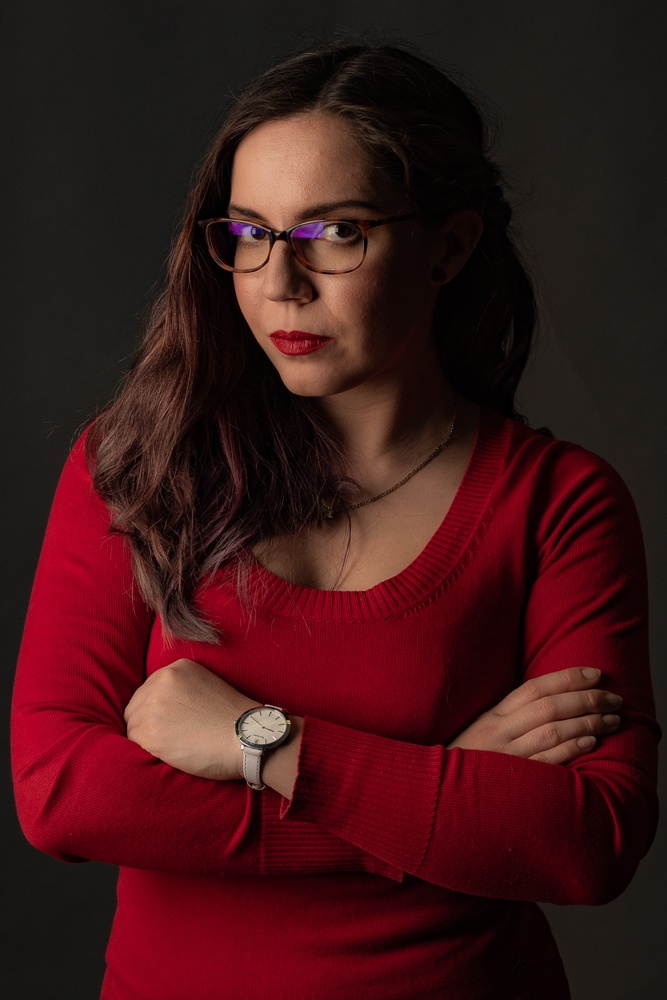
#> input picture dominika-old-fork/source-imgs/fabcinova_red.jpg, 667 x 1000 px, shrunk from 1280 x 1920 before the run
$ python example.py
#> lines starting #> are read from the running program, lines starting #| are printed output that depends on the picture
# started on 18th Feb 2025

# Copyright 2025
# Author: Michal Jenčo
# Email: michal.jenco.brno@gmail@com


from PIL import Image


def modulo_pixels(img: Image) -> Image:
    width, height = img.size

    for w in range(0, width):
        for h in range(0, height):
            r, g, b = pixels[w, h]

            new_r = (r + (w % 2)) % 255
            new_g = (g + h) % 200
            new_b = (b + h + w) // 6 % 255

            pixels[w, h] = (new_r, new_g, new_b)

    return img


def generate_consecutive_palettes(img: Image, count: int) -> Image:
    for i in range(2, count):
        new_img = img.convert("P", palette=Image.ADAPTIVE, colors=i)

        new_img = modulo_pixels(new_img)

        new_img.save(f"out/example-{i}.PNG")

def get_colors_from_image(img: Image) -> list[tuple] | None:
    items = img.convert('RGB').getcolors()
    rgb_colors = []

    for item in items:
        rgb_colors.append(item[1])

    return rgb_colors

if __name__ == '__main__':
    image = Image.open("source-imgs/fabcinova_red.jpg")
#> image is the input picture: PIL image 667x1000 RGB; mean R, G, B 62.7, 22.3, 23.6

    pixels = image.load()

    generate_consecutive_palettes(image, 5)
#> the loop in generate_consecutive_palettes, `for i in range(2, count):` made 3 passes
#> pass 1, in generate_consecutive_palettes, `new_img = img.convert("P", palette=Image.ADAPTIVE, colors=i)`:
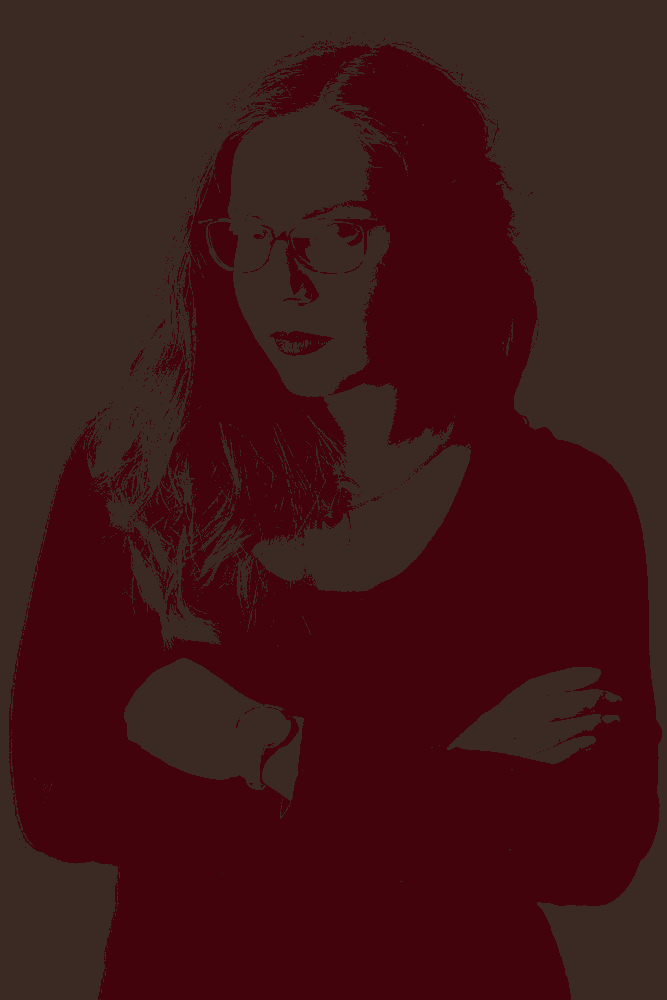
#> new_img: PIL image 667x1000 P; mean R, G, B 63.2, 21.6, 23
#> pass 2, in generate_consecutive_palettes, `new_img = img.convert("P", palette=Image.ADAPTIVE, colors=i)`:
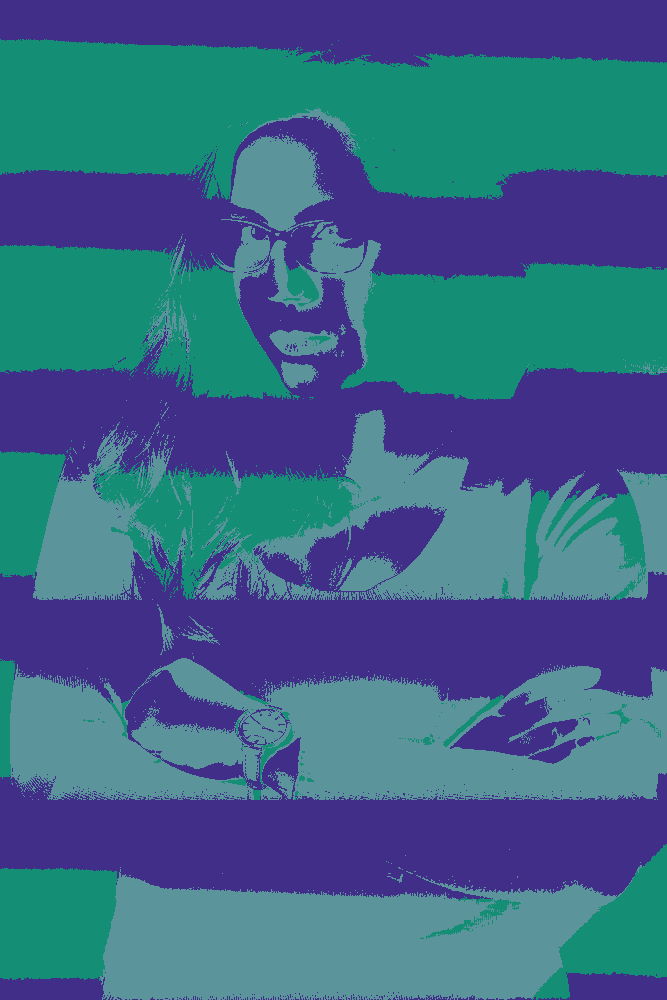
#> new_img: PIL image 667x1000 P; mean R, G, B 58.7, 101.2, 135.8
#> pass 3, in generate_consecutive_palettes, `new_img = img.convert("P", palette=Image.ADAPTIVE, colors=i)`:
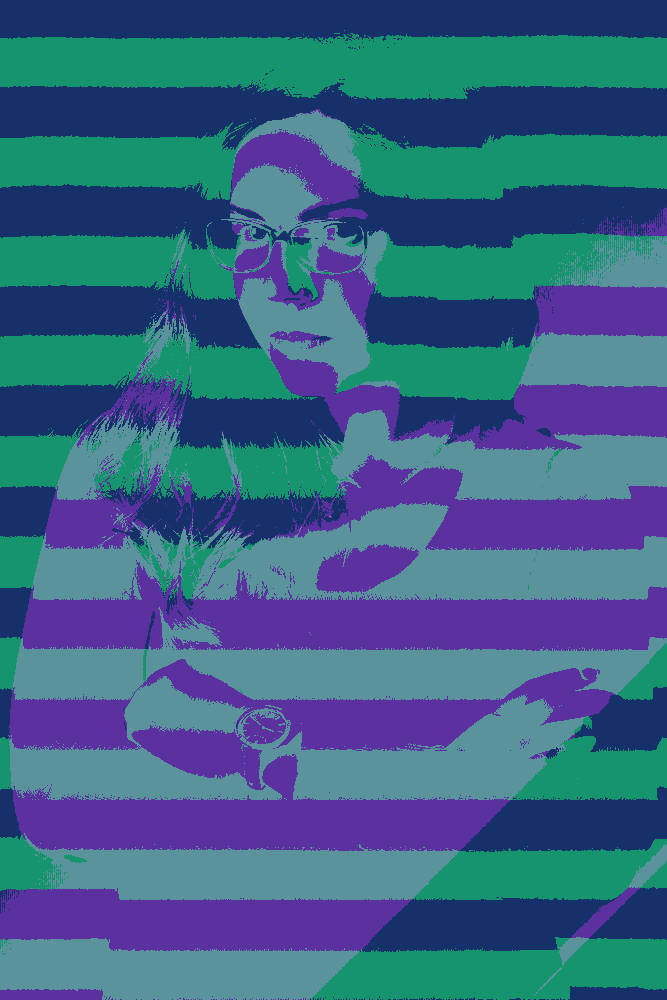
#> new_img: PIL image 667x1000 P; mean R, G, B 57.1, 99, 133.1
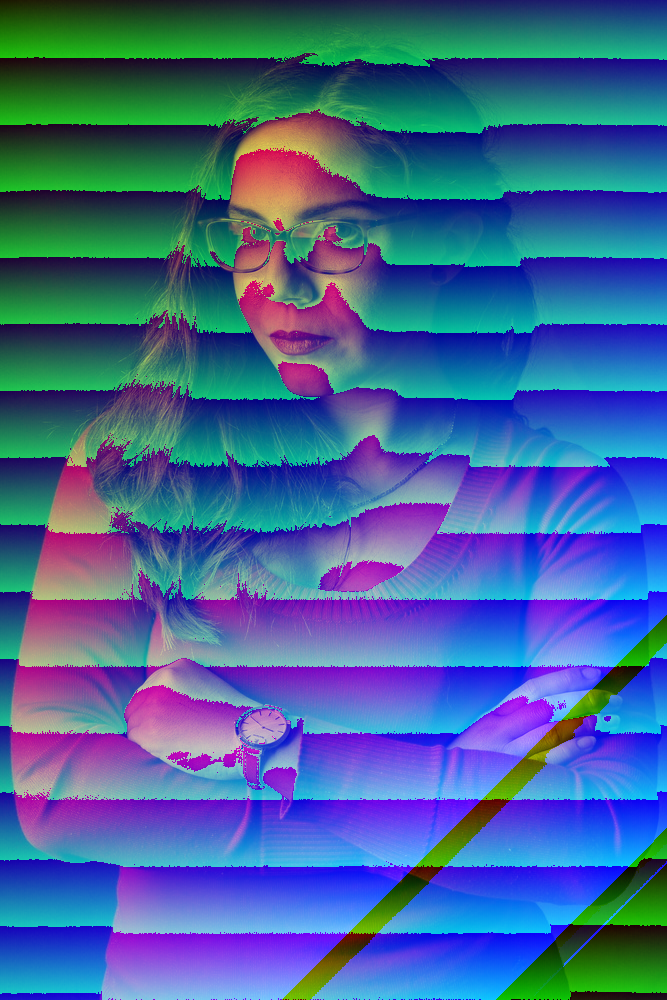
#> image: PIL image 667x1000 RGB; mean R, G, B 64.2, 100.1, 151.7
